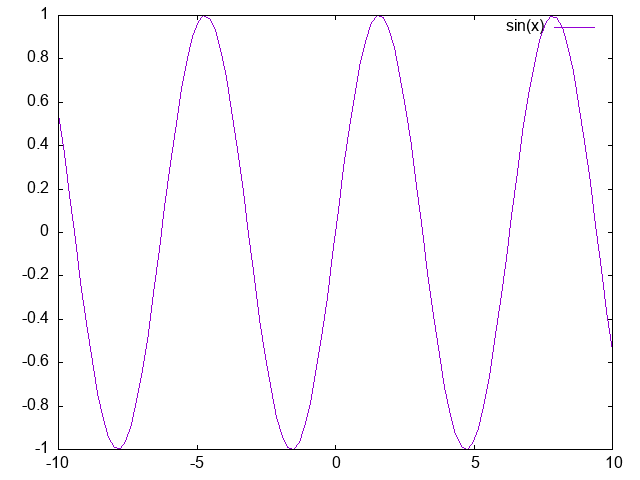

gnuplot code for this plot:
set terminal png
set output "sin.png"
plot sin(x)